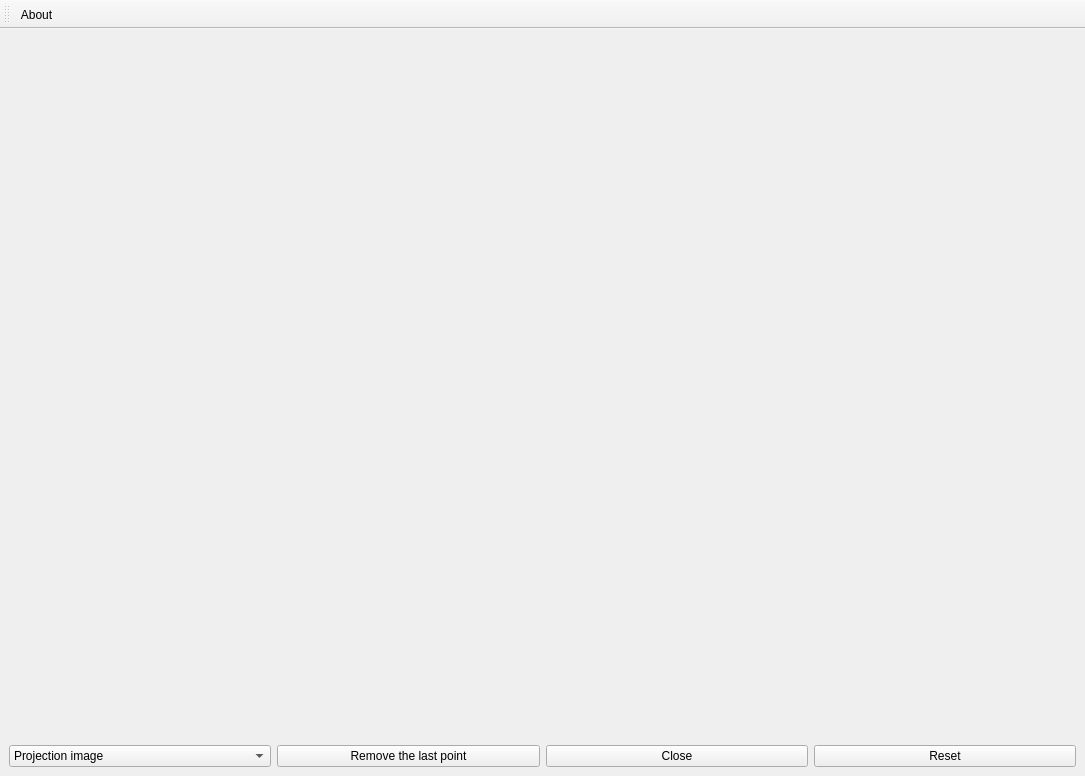
<?xml version="1.0" encoding="UTF-8"?>
<ui version="4.0">
 <class>MainWindow</class>
 <widget class="QMainWindow" name="MainWindow">
  <property name="geometry">
   <rect>
    <x>0</x>
    <y>0</y>
    <width>1085</width>
    <height>776</height>
   </rect>
  </property>
  <property name="windowTitle">
   <string>OCTAVVS MCR-ALS ROI selection</string>
  </property>
  <property name="windowIcon">
   <iconset resource="../../icon_src.qrc">
    <normaloff>:/icon/octavvs/icon/octavvs_prep_48.ico</normaloff>:/icon/octavvs/icon/octavvs_prep_48.ico</iconset>
  </property>
  <widget class="QWidget" name="centralwidget">
   <layout class="QGridLayout" name="gridLayout">
    <item row="0" column="0">
     <layout class="QVBoxLayout" name="verticalLayout_8" stretch="1,0">
      <item>
       <widget class="MPL_ROI" name="Plot_ROI" native="true">
        <layout class="QHBoxLayout" name="horizontalLayout_14"/>
       </widget>
      </item>
      <item>
       <layout class="QHBoxLayout" name="horizontalLayout_15">
        <item>
         <widget class="QComboBox" name="comboBox_roi">
          <item>
           <property name="text">
            <string>Projection image</string>
           </property>
          </item>
          <item>
           <property name="text">
            <string>White light image</string>
           </property>
          </item>
         </widget>
        </item>
        <item>
         <widget class="QPushButton" name="pushButtonRemove">
          <property name="text">
           <string>Remove the last point</string>
          </property>
         </widget>
        </item>
        <item>
         <widget class="QPushButton" name="pushButtonClose">
          <property name="text">
           <string>Close</string>
          </property>
         </widget>
        </item>
        <item>
         <widget class="QPushButton" name="pushButtonReset">
          <property name="text">
           <string>Reset</string>
          </property>
         </widget>
        </item>
       </layout>
      </item>
     </layout>
    </item>
   </layout>
  </widget>
  <widget class="QToolBar" name="toolBar">
   <property name="windowTitle">
    <string>toolBar</string>
   </property>
   <attribute name="toolBarArea">
    <enum>TopToolBarArea</enum>
   </attribute>
   <attribute name="toolBarBreak">
    <bool>false</bool>
   </attribute>
   <addaction name="actionAbout"/>
  </widget>
  <action name="actionAbout">
   <property name="text">
    <string>About</string>
   </property>
  </action>
 </widget>
 <customwidgets>
  <customwidget>
   <class>MPL_ROI</class>
   <extends>QWidget</extends>
   <header location="global">octavvs/mcr/mpl.h</header>
   <container>1</container>
  </customwidget>
 </customwidgets>
 <resources>
  <include location="../../icon_src.qrc"/>
 </resources>
 <connections/>
</ui>
